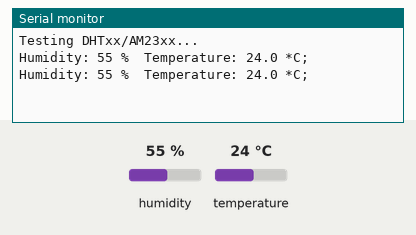
The sketch below on a simulated Arduino Uno, built with avr-gcc and run on an emulated ATmega328P. Parts: the last lines printed to the serial monitor. The inputs (shaded band) are chosen by the test bench; at power-on: humidity 55 %, temperature 24 °C.

Above: at 4.8 s.
4.9 s: humidity set to 22 %
At 6.5 s:
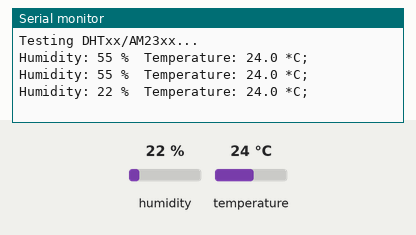
7.9 s: temperature set to 12 °C
At 9.5 s:
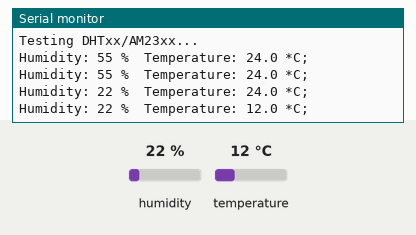
10.9 s: humidity set to 40 %
At 13.0 s:
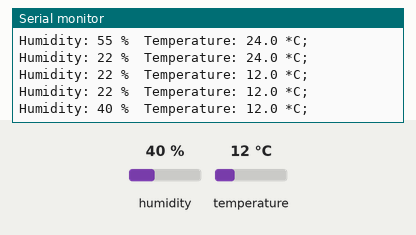
Timing chart, 0 to 14.5 s (numbered marks = the images above; inputs shaded):
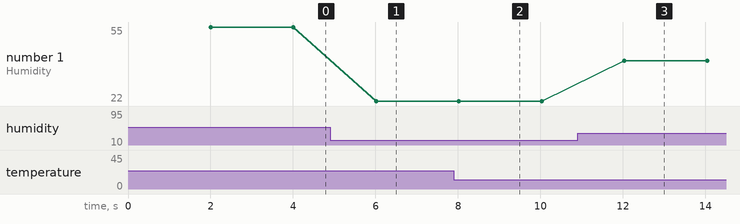

Measured:
- after the input at 4.9 s, the serial monitor: prints a new line after 1.1 s (image 1)
- after the input at 7.9 s, the serial monitor: prints a new line after 0.12 s (image 2)
- after the input at 10.9 s, the serial monitor: prints a new line after 1.1 s (image 3)
- plotted number 1: 55 → 22 after the input at 4.9 s, 22 → 40 after the input at 10.9 s

The sketch:

Uno_DHT11.ino
```cpp
/*
   File: Uno_DHT11.ino - Testprogram for DHTxx, AM23xx
*/

#include "DHT.h"

// Uncomment whatever type you're using!
//#define DHTTYPE DHT11     // DHT 11
#define DHTTYPE DHT22     // DHT 22, AM2302, AM2321
//#define DHTTYPE DHT21     // DHT 21, AM2301

// DHTxx connection, do not forget PullUp between VCC and signal
#define DHTPIN 10

DHT dht(DHTPIN, DHTTYPE);

void setup()
{
  Serial.begin(115200);
  Serial.println("Testing DHTxx/AM23xx...");
  dht.begin();
}

void loop()
{
  // Wait a few seconds between measurements.
  delay(2000);

  float h = dht.readHumidity();
  float t = dht.readTemperature();     // in C
  float f = dht.readTemperature(true); // in F

  // Check if any reads failed and exit early (to try again).
  if (isnan(h) || isnan(t) || isnan(f))
  {
    Serial.println("Failed to read from DHT sensor!");
    return;
  }

  Serial.print("Humidity: "); Serial.print((int) h); Serial.print(" %\t");
  Serial.print("Temperature: "); Serial.print(t,1);  Serial.print(" *C; ");
  // Serial.print(f); Serial.print(" *F");
  Serial.println();
}
```
